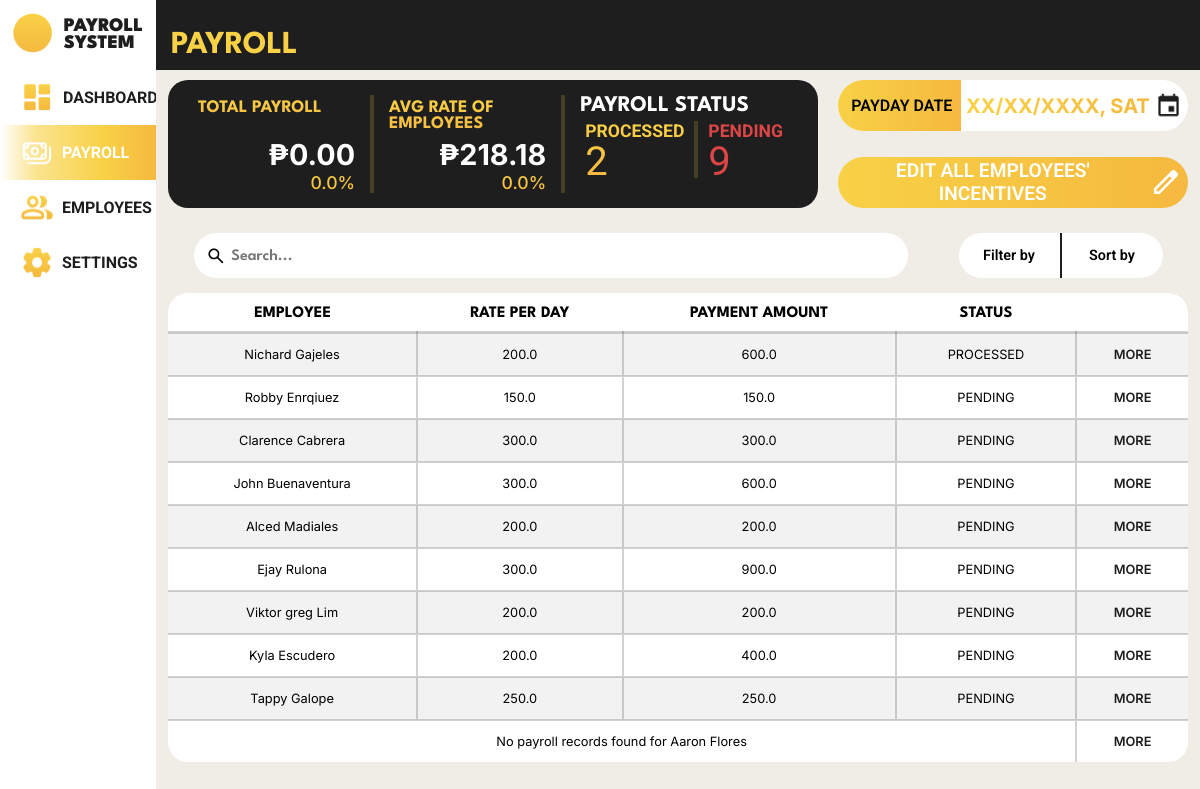
The app's page /payroll_system/payrolls/ (signed in), older data.
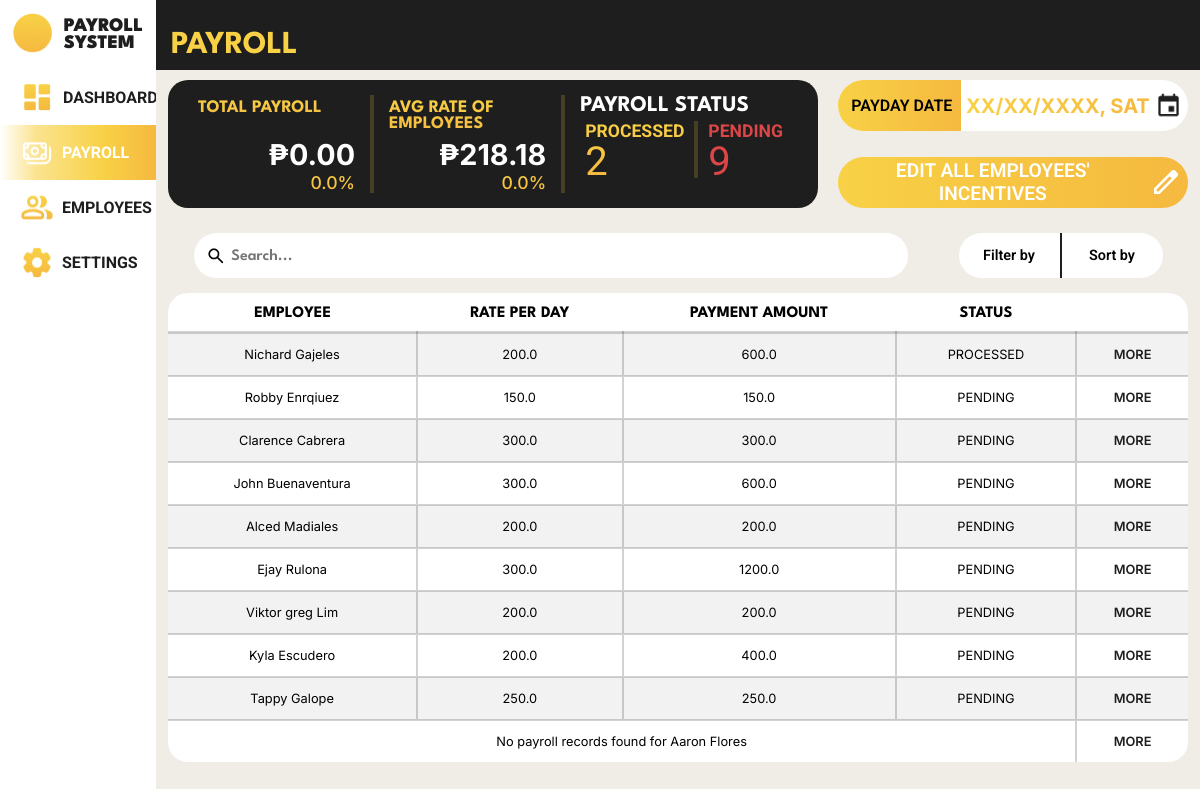
The same page, newer data.
### payroll_system/models.py (models this page shows, shortened)
class Employee(models.Model):
    class Gender(models.TextChoices):
        MALE = 'Male', _('Male')
        FEMALE = 'Female', _('Female')
        OTHERS = 'Others', _('Others')
    class HighestEducation(models.TextChoices):
        GRADESCHOOL = 'Grade School', _('Grade School')
        HIGHSCHOOL = 'High School', _('High School')
        BACHELORS_DEGREE = 'Bachelor\'s Degree', _('Bachelor\'s Degree')
        VOCATIONAL_EDUCATION = 'Vocational Education', _('Vocational Education')
        MASTERS_DEGREE = 'Master\'s Degree', _('Master\'s Degree')
    class EmployeeStatus(models.TextChoices):
        FULLTIME = 'Full Time', _('Full Time')
        PARTTIME = 'Part Time', _('Part Time')
    class ActiveStatus(models.TextChoices):
        ACTIVE = 'Active', _('Active')
        INACTIVE = 'Inactive', _('Inactive')
    employee_id = models.AutoField(primary_key=True)
    first_name = models.CharField(max_length=100, null=False)
    middle_name = models.CharField(max_length=100, null=True, blank=True)
    last_name = models.CharField(max_length=100, null=False)
    gender = models.CharField(max_length=6, choices=Gender.choices, null=False)
    date_of_birth = models.DateField(null=True)
    contact_number = models.CharField(max_length=15, null=True)
    emergency_contact = models.CharField(max_length=15, null=True)
    region = models.ForeignKey(Region, on_delete=models.SET_NULL, null=True, related_name='employees')
    province = models.ForeignKey(Province, on_delete=models.SET_NULL, null=True, related_name='employees')
    municipality = models.ForeignKey(Municipality, on_delete=models.SET_NULL, null=True, related_name='employees')
    barangay = models.ForeignKey(Barangay, on_delete=models.SET_NULL, null=True, related_name='employees')
    highest_education = models.CharField(max_length=20, choices=HighestEducation.choices, null=True)
    work_experience = models.CharField(max_length=2083, null=True)
    date_of_employment = models.DateField(default=timezone.now)
    days_worked = models.IntegerField(default=0, null=False)
    employee_status = models.CharField(max_length=9, choices=EmployeeStatus.choices, null=True)
    active_status = models.CharField(max_length=8, choices=ActiveStatus.choices, default=ActiveStatus.ACTIVE)
    absences = models.IntegerField(default=0, null=False)
    employee_image = models.ImageField(null=True, blank=True, upload_to='images/')

class Payroll(models.Model):
    class PayrollStatus(models.TextChoices):
        PENDING = 'PENDING', _('Pending')
        PROCESSED = 'PROCESSED', _('Processed')
    payroll_id = models.AutoField(primary_key=True)
    rate = models.FloatField(default=0, null=False)
    incentives = models.FloatField(default=0, null=False)
    payroll_status = models.CharField(max_length=9, choices=PayrollStatus.choices, default=PayrollStatus.PENDING, null=True, blank=True)
    deductions = models.FloatField(default=0, null=False)
    salary = models.FloatField(default=0, null=False)
    cash_advance = models.FloatField(default=0, null=False)
    under_time = models.FloatField(default=0, null=False)
    payment_date = models.DateField(null=False)
    employee_id_fk = models.ForeignKey(Employee, on_delete=models.CASCADE, related_name='payrolls')
    attendance_id_fk = models.ForeignKey(Attendance, null=True, blank=True, on_delete=models.CASCADE)

### payroll_system/views.py (the view)
# urls.py: path('payrolls/', views.payrolls, name='payrolls'),
@login_required
def payrolls(request):
    employees = Employee.objects.prefetch_related('payrolls', 'attendances').all()
    total_employees = employees.count()
    today = now().date()
    start_of_week = today - timedelta(days=today.weekday())  # Get Monday of current week
    end_of_week = start_of_week + timedelta(days=6)  # Get Sunday of current week
    current_month_start = today.replace(day=1)
    previous_month_end = current_month_start - timedelta(days=1)
    previous_month_start = previous_month_end.replace(day=1)
    active_employees_per_day = (
        Attendance.objects.filter(date__range=[start_of_week, end_of_week])
        .values('date')
        .annotate(active_count=Count('employee_id_fk', distinct=True))
    )
    total_active_counts = sum(day['active_count'] for day in active_employees_per_day)
    days_counted = len(active_employees_per_day) or 1  # Avoid division by zero
    avg_active_employees = total_active_counts / days_counted
    processed_payroll_count = (
        employees.filter(payrolls__payroll_status='PROCESSED')
        .distinct()
        .count()
    )
    pending_payroll_count = (
        employees.filter(payrolls__payroll_status='PENDING')
        .distinct()
        .count()
    )
    total_payroll = Payroll.objects.filter(payroll_status='PROCESSED').aggregate(Sum('salary'))['salary__sum']
    if total_payroll is None:
        total_payroll = "No total payroll yet"
    next_payday = Payroll.objects.filter(payment_date__gt=today).aggregate(Min('payment_date'))['payment_date__min']
    avg_rate = Payroll.objects.filter(rate__gt=0).aggregate(Avg('rate'))['rate__avg']
    if avg_rate is None:
        avg_rate = "No rate data"
    current_total_payroll = Payroll.objects.filter(
        payroll_status='PROCESSED',
        payment_date__gte=current_month_start,
        payment_date__lte=today
    ).aggregate(Sum('salary'))['salary__sum'] or 0
    previous_total_payroll = Payroll.objects.filter(
        payroll_status='PROCESSED',
        payment_date__gte=previous_month_start,
        payment_date__lte=previous_month_end
    ).aggregate(Sum('salary'))['salary__sum'] or 0
    payroll_percentage = 0
    if previous_total_payroll > 0:
        payroll_percentage = ((current_total_payroll - previous_total_payroll) / previous_total_payroll) * 100
    current_avg_rate = Payroll.objects.filter(
        rate__gt=0,
        payment_date__gte=current_month_start,
        payment_date__lte=today
    ).aggregate(Avg('rate'))['rate__avg'] or 0
    previous_avg_rate = Payroll.objects.filter(
        rate__gt=0,
        payment_date__gte=previous_month_start,
        payment_date__lte=previous_month_end
    ).aggregate(Avg('rate'))['rate__avg'] or 0
    rate_percentage = 0
    if previous_avg_rate > 0:
        rate_percentage = ((current_avg_rate - previous_avg_rate) / previous_avg_rate) * 100
    employee_data = []
    for employee in employees:
        latest_payroll = employee.payrolls.order_by('-payment_date').first()
        if latest_payroll:
            attendance_count = employee.attendances.count()
            latest_payroll.salary = latest_payroll.rate * attendance_count
        employee_data.append({
            'employee': employee,
            'latest_payroll': latest_payroll
        })
    context = {
        'employee_data': employee_data,  # List of employees with their latest payroll
        'total_employees': total_employees,
        'avg_active_employees': round(avg_active_employees),
        'processed_payroll_count': processed_payroll_count,
        'pending_payroll_count': pending_payroll_count,
        'total_payroll': total_payroll,  # Total payroll amount
        'previous_total_payroll': previous_total_payroll,
        'payroll_percentage': payroll_percentage,
        'next_payday': next_payday,  # Next payday date
        'previous_avg_rate': previous_avg_rate,
        'rate_percentage': rate_percentage,
        'avg_rate': current_avg_rate,
    }
    return render(request, 'payroll_system/payroll.html', context)

### payroll_system/templates/payroll_system/payroll.html (shortened to what the changed rows need)
{% load static %}
<!DOCTYPE html>
<html lang="en">
<head>
    <link rel="stylesheet" href="{% static 'css/template.css' %}">
    <link rel="stylesheet" href="{% static 'css/payroll.css' %}">
</head>
<body>
    <div class="body">
        <header>
            <h1>PAYROLL</h1>
        </header>
        <div class="system_content">
            <div class="container">
                <div class="top">
                    <div class="content_1">
                        <div class="statistics">
                            <div class="total_payroll">
                                <div class="title"><h1>TOTAL PAYROLL</h1></div>
                            </div>
                            <div class="avg_rate">
                                <div class="title">
                                    <h1>AVG RATE OF EMPLOYEES</h1>
                                </div>
                            </div>
                            <div class="payroll_status">
                                <div class="title">
                                    <h1>PAYROLL STATUS</h1>
                                </div>
                                <div class="content">
                                    <div class="processed">
                                        <h1>PROCESSED</h1>
                                    </div>
                                    <div class="pending">
                                        <h1>PENDING</h1>
                                    </div>
                                </div>
                            </div>
                        </div>
                    </div>
                </div>
                <div class="table">
                    <table>
                        <tr>
                            <th>EMPLOYEE</th>
                            <th>RATE PER DAY</th>
                            <th>PAYMENT AMOUNT</th>
                            <th>STATUS</th>
                            <th></th>
                        </tr>
                        {% for data in employee_data %}
                            {% with employee=data.employee latest_payroll=data.latest_payroll %}
                                {% if latest_payroll %}
                                <tr>
                                    <td>{{ employee.first_name }} {{ employee.last_name }}</td>
                                    <td>{{ latest_payroll.rate }}</td>
                                    <td>{{ latest_payroll.salary }}</td>
                                    <td>{{ latest_payroll.payroll_status }}</td>
                                    <td><a href="{% url 'payroll_system:payroll_individual' employee.employee_id %}">MORE</a></td>
                                </tr>
                                {% else %}
                                <tr>
                                    <td colspan="4">No payroll records found for {{ employee.first_name }} {{ employee.last_name }}</td>
                                    <td><a href="{% url 'payroll_system:payroll_individual' employee.employee_id %}">MORE</a></td>
                                </tr>
                                {% endif %}
                            {% endwith %}
                        {% endfor %}
                    </table>
                </div>
            </div>
        </div>
    </div>
</body>
</html>

Row changes from the older to the newer data that the page shows:
changed Employee "Ejay": latest_payroll.salary "900.0" → "1200.0"
